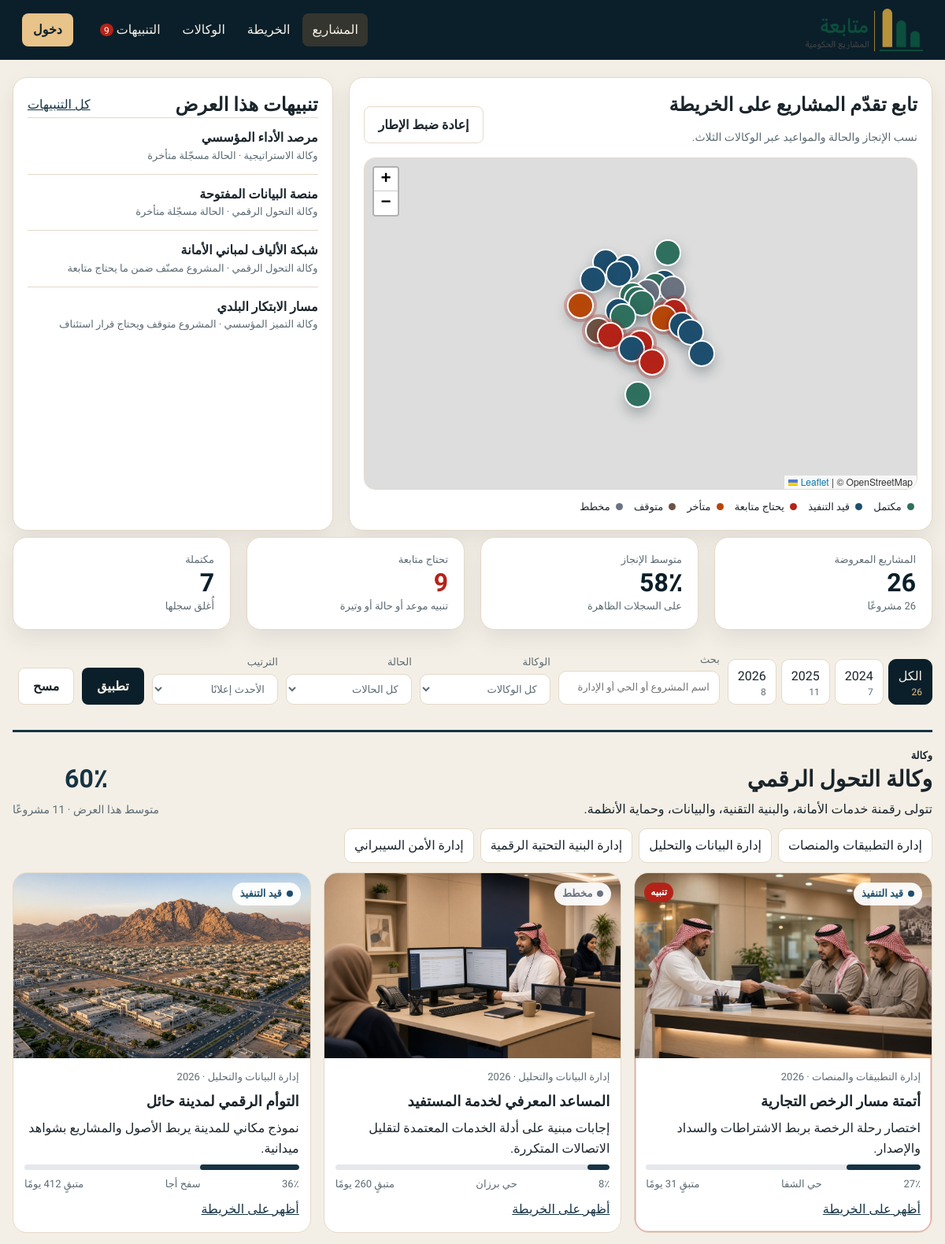
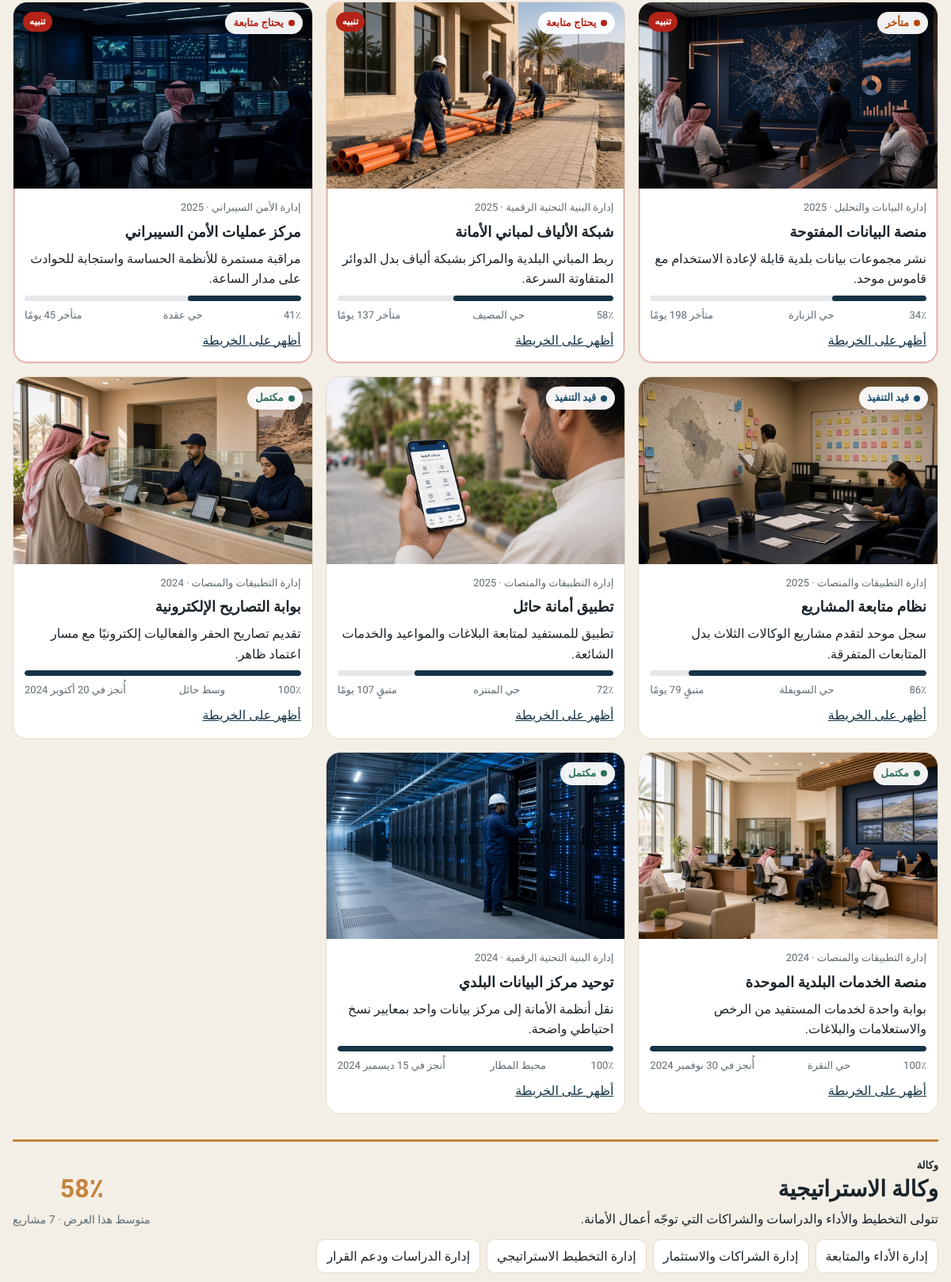
The page / (upper part) on the database its author committed (2 pictures, top to bottom).
### tables this page shows
CREATE TABLE projects (
  id INT UNSIGNED NOT NULL AUTO_INCREMENT,
  department_id INT UNSIGNED NOT NULL,
  code VARCHAR(20) NOT NULL,
  title VARCHAR(200) NOT NULL,
  summary VARCHAR(400) NOT NULL,
  description TEXT NOT NULL,
  status VARCHAR(30) NOT NULL DEFAULT 'in_progress',
  progress TINYINT UNSIGNED NOT NULL DEFAULT 0,
  announced_year SMALLINT UNSIGNED NOT NULL,
  start_date DATE NOT NULL,
  expected_date DATE NOT NULL,
  location_name VARCHAR(120) NOT NULL,
  latitude DECIMAL(9,6) NOT NULL,
  longitude DECIMAL(9,6) NOT NULL,
  budget DECIMAL(14,2) DEFAULT NULL,
  manager_name VARCHAR(120) NOT NULL,
  priority VARCHAR(20) NOT NULL DEFAULT 'medium',
  follow_note VARCHAR(300) DEFAULT NULL,
  created_at TIMESTAMP NOT NULL DEFAULT CURRENT_TIMESTAMP,
  updated_at TIMESTAMP NOT NULL DEFAULT CURRENT_TIMESTAMP ON UPDATE CURRENT_TIMESTAMP,
  PRIMARY KEY (id),
  UNIQUE KEY uq_project_code (code),
  KEY idx_project_year (announced_year),
  KEY idx_project_status (status),
  KEY idx_project_department (department_id),
  CONSTRAINT fk_project_department FOREIGN KEY (department_id) REFERENCES departments (id) ON DELETE RESTRICT
);

CREATE TABLE agencies (
  id INT UNSIGNED NOT NULL AUTO_INCREMENT,
  name VARCHAR(150) NOT NULL,
  slug VARCHAR(80) NOT NULL,
  description TEXT NOT NULL,
  color VARCHAR(7) NOT NULL,
  icon VARCHAR(30) NOT NULL DEFAULT 'mark',
  PRIMARY KEY (id),
  UNIQUE KEY uq_agency_slug (slug)
);

CREATE TABLE departments (
  id INT UNSIGNED NOT NULL AUTO_INCREMENT,
  agency_id INT UNSIGNED NOT NULL,
  name VARCHAR(150) NOT NULL,
  description VARCHAR(300) NOT NULL,
  PRIMARY KEY (id),
  KEY idx_department_agency (agency_id),
  CONSTRAINT fk_department_agency FOREIGN KEY (agency_id) REFERENCES agencies (id) ON DELETE RESTRICT
);

### index.php (the view, shortened to what the rows shown need)
<?php
require __DIR__ . '/includes/bootstrap.php';
$filters = filters_from_request();
$projects = fetch_projects($filters);
$agencies = fetch_agencies();
$byAgency = [];
foreach ($projects as $project) {
    $byAgency[$project['agency_id']][] = $project;
}
$attention = alert_projects($projects);
$preview = array_slice($attention, 0, 4);
render_public_header('المشاريع', 'home', true);
?>
<section class="container map-layout" id="map">
  <div class="map-panel">
    <div class="panel-head">
      <div>
        <h2>تابع تقدّم المشاريع على الخريطة</h2>
      </div>
    </div>
  </div>
  <aside class="alert-panel">
    <div class="panel-head">
      <h2>تنبيهات هذا العرض</h2>
    </div>
    <?php if (!$preview): ?>
      <p class="empty">لا توجد مشاريع بحاجة إلى متابعة ضمن هذا العرض.</p>
    <?php else: ?>
      <ul class="alert-mini">
        <?php foreach ($preview as $item): ?>
          <li>
            <a href="project.php?id=<?= (int) $item['id'] ?>"><?= e($item['title']) ?></a>
            <span><?= e($item['agency_name']) ?> · <?= e($item['alerts'][0]['text']) ?></span>
          </li>
        <?php endforeach; ?>
      </ul>
    <?php endif; ?>
  </aside>
</section>
<section class="container list-block" id="list">
  <?php foreach ($agencies as $agency): ?>
    <?php
      $items = $byAgency[$agency['id']];
      $agencyAvg = (int) round(array_sum(array_map(fn($p) => (int) $p['progress'], $items)) / count($items));
      $depts = [];
      foreach ($items as $item) {
          $depts[$item['department_id']] = $item['department_name'];
      }
    ?>
    <section class="agency-block" id="agency-<?= (int) $agency['id'] ?>" style="--agency: <?= e($agency['color']) ?>">
      <header class="agency-head">
        <div>
          <p class="kicker">وكالة</p>
          <h2><?= e($agency['name']) ?></h2>
          <p><?= e($agency['description']) ?></p>
        </div>
        <p class="agency-stat"><strong><?= $agencyAvg ?>٪</strong><span>متوسط هذا العرض · <?= e(count_label(count($items))) ?></span></p>
      </header>
      <div class="chips">
        <?php foreach ($depts as $deptId => $deptName): ?>
          <a class="chip<?= (int) ($filters['department'] ?? 0) === (int) $deptId ? ' is-on' : '' ?>" href="index.php<?= e(page_query(['dept' => $deptId, 'agency' => $agency['id']])) ?>"><?= e($deptName) ?></a>
        <?php endforeach; ?>
      </div>
      <div class="cards">
        <?php foreach ($items as $project): ?>
          <article class="card<?= !empty($project['alerts']) ? ' has-alert' : '' ?>" id="project-<?= (int) $project['id'] ?>" style="--agency: <?= e($project['agency_color']) ?>">
            <a class="card-media" href="project.php?id=<?= (int) $project['id'] ?>">
              <img src="<?= e(cover_url($project)) ?>" alt="<?= e($project['title']) ?>">
              <?= status_pill($project['status']) ?>
              <?php if (!empty($project['alerts'])): ?><em class="flag">تنبيه</em><?php endif; ?>
            </a>
            <div class="card-body">
              <p class="card-meta"><?= e($project['department_name']) ?> · <?= (int) $project['announced_year'] ?></p>
              <h3><a href="project.php?id=<?= (int) $project['id'] ?>"><?= e($project['title']) ?></a></h3>
              <p class="summary"><?= e($project['summary']) ?></p>
              <?= progress_bar((int) $project['progress']) ?>
              <div class="card-foot">
                <span><?= (int) $project['progress'] ?>٪</span>
                <span><?= e($project['location_name']) ?></span>
                <span><?= e(schedule_label($project)) ?></span>
              </div>
              <button class="pin-jump" type="button" data-focus="<?= (int) $project['id'] ?>">أظهر على الخريطة</button>
            </div>
          </article>
        <?php endforeach; ?>
      </div>
    </section>
  <?php endforeach; ?>
</section>
<?php render_public_footer(); ?>

### includes/layout.php (shortened to what the rows shown need)
<?php
function render_document_start(string $title, bool $withMap = false, bool $admin = false): void
{
    echo '<!DOCTYPE html><html lang="ar" dir="rtl"><head><meta charset="utf-8">';
    echo '<link rel="stylesheet" href="' . e(root_url('assets/css/style.css')) . '">';
    if ($withMap) {
        echo '<link rel="stylesheet" href="' . e(root_url('assets/vendor/leaflet/leaflet.css')) . '">';
    }
    echo '</head><body class="' . ($admin ? 'is-admin' : 'is-public') . '">';
}
function render_public_header(string $title, string $active = 'home', bool $withMap = false): void
{
    render_document_start($title, $withMap, false);
    echo '<main id="content">';
}
function render_public_footer(): void
{
    echo '</main><footer class="app-footer"><div class="container footer-row">';
    echo '</div></footer>';
    echo '<script src="' . e(root_url('assets/js/app.js')) . '"></script></body></html>';
}
function progress_bar(int $percent): string
{
    $percent = max(0, min(100, $percent));
    return '<div class="bar" role="meter" aria-valuemin="0" aria-valuemax="100" aria-valuenow="' . $percent . '"><span style="width:' . $percent . '%"></span></div>';
}
function status_pill(string $status): string
{
    return '<span class="status-pill status-' . e($status) . '">' . e(status_label($status)) . '</span>';
}

### rows shown on the page
projects: title "مرصد الأداء المؤسسي", agencies.name "وكالة الاستراتيجية", text "الحالة مسجّلة متأخرة"
projects: title "منصة البيانات المفتوحة", agencies.name "وكالة التحول الرقمي", text "الحالة مسجّلة متأخرة", shows a picture, status "متأخر", shows "تنبيه", department.name "إدارة البيانات والتحليل", announced_year "2025", summary "نشر مجموعات بيانات بلدية قابلة لإعادة الاستخدام مع قاموس موحد.", progress "34", location_name "حي الزبارة", expected_date "متأخر 198 يومًا"
projects: title "شبكة الألياف لمباني الأمانة", agencies.name "وكالة التحول الرقمي", text "المشروع مصنّف ضمن ما يحتاج متابعة", shows a picture, status "يحتاج متابعة", shows "تنبيه", department.name "إدارة البنية التحتية الرقمية", announced_year "2025", summary "ربط المباني البلدية والمراكز بشبكة ألياف بدل الدوائر المتفاوتة السرعة.", progress "58", location_name "حي المصيف", expected_date "متأخر 137 يومًا"
projects: title "مسار الابتكار البلدي", agencies.name "وكالة التميز المؤسسي", text "المشروع متوقف ويحتاج قرار استئناف"
agencies: name "وكالة التحول الرقمي", description "تتولى رقمنة خدمات الأمانة، والبنية التقنية، والبيانات، وحماية الأنظمة.", agencyAvg "60", id "11 مشروعًا", deptName "إدارة التطبيقات والمنصات", deptName "إدارة البيانات والتحليل", deptName "إدارة البنية التحتية الرقمية", deptName "إدارة الأمن السيبراني"
projects: shows a picture, status "قيد التنفيذ", shows "تنبيه", department.name "إدارة التطبيقات والمنصات", announced_year "2026", title "أتمتة مسار الرخص التجارية", summary "اختصار رحلة الرخصة بربط الاشتراطات والسداد والإصدار.", progress "27", location_name "حي الشفا", expected_date "متبقٍ 31 يومًا"
projects: shows a picture, status "مخطط", department.name "إدارة البيانات والتحليل", announced_year "2026", title "المساعد المعرفي لخدمة المستفيد", summary "إجابات مبنية على أدلة الخدمات المعتمدة لتقليل الاتصالات المتكررة.", progress "8", location_name "حي برزان", expected_date "متبقٍ 260 يومًا"
projects: shows a picture, status "قيد التنفيذ", department.name "إدارة البيانات والتحليل", announced_year "2026", title "التوأم الرقمي لمدينة حائل", summary "نموذج مكاني للمدينة يربط الأصول والمشاريع بشواهد ميدانية.", progress "36", location_name "سفح أجا", expected_date "متبقٍ 412 يومًا"
projects: shows a picture, status "يحتاج متابعة", shows "تنبيه", department.name "إدارة الأمن السيبراني", announced_year "2025", title "مركز عمليات الأمن السيبراني", summary "مراقبة مستمرة للأنظمة الحساسة واستجابة للحوادث على مدار الساعة.", progress "41", location_name "حي عقدة", expected_date "متأخر 45 يومًا"
projects: shows a picture, status "قيد التنفيذ", department.name "إدارة التطبيقات والمنصات", announced_year "2025", title "نظام متابعة المشاريع", summary "سجل موحد لتقدم مشاريع الوكالات الثلاث بدل المتابعات المتفرقة.", progress "86", location_name "حي السويفلة", expected_date "متبقٍ 79 يومًا"
projects: shows a picture, status "قيد التنفيذ", department.name "إدارة التطبيقات والمنصات", announced_year "2025", title "تطبيق أمانة حائل", summary "تطبيق للمستفيد لمتابعة البلاغات والمواعيد والخدمات الشائعة.", progress "72", location_name "حي المنتزه", expected_date "متبقٍ 107 يومًا"
projects: shows a picture, status "مكتمل", department.name "إدارة التطبيقات والمنصات", announced_year "2024", title "بوابة التصاريح الإلكترونية", summary "تقديم تصاريح الحفر والفعاليات إلكترونيًا مع مسار اعتماد ظاهر.", progress "100", location_name "وسط حائل", expected_date "أُنجز في 20 أكتوبر 2024"
projects: shows a picture, status "مكتمل", department.name "إدارة التطبيقات والمنصات", announced_year "2024", title "منصة الخدمات البلدية الموحدة", summary "بوابة واحدة لخدمات المستفيد من الرخص والاستعلامات والبلاغات.", progress "100", location_name "حي النقرة", expected_date "أُنجز في 30 نوفمبر 2024"
projects: shows a picture, status "مكتمل", department.name "إدارة البنية التحتية الرقمية", announced_year "2024", title "توحيد مركز البيانات البلدي", summary "نقل أنظمة الأمانة إلى مركز بيانات واحد بمعايير نسخ احتياطي واضحة.", progress "100", location_name "محيط المطار", expected_date "أُنجز في 15 ديسمبر 2024"
agencies: name "وكالة الاستراتيجية", description "تتولى التخطيط والأداء والدراسات والشراكات التي توجّه أعمال الأمانة.", agencyAvg "58", id "7 مشاريع", deptName "إدارة الأداء والمتابعة", deptName "إدارة الشراكات والاستثمار", deptName "إدارة التخطيط الاستراتيجي", deptName "إدارة الدراسات ودعم القرار"

### other values the page prints
$link[1] "المشاريع"
$link[1] "الخريطة"
$link[1] "الوكالات"
$link[1] "التنبيهات"
$total "26"
count_label($total) "26 مشروعًا"
$average "58"
count($attention) "9"
$done "7"
array_sum($counts) "26"
$year "2024"
$counts[$year] "7"
$year "2025"
$counts[$year] "11"
$year "2026"
